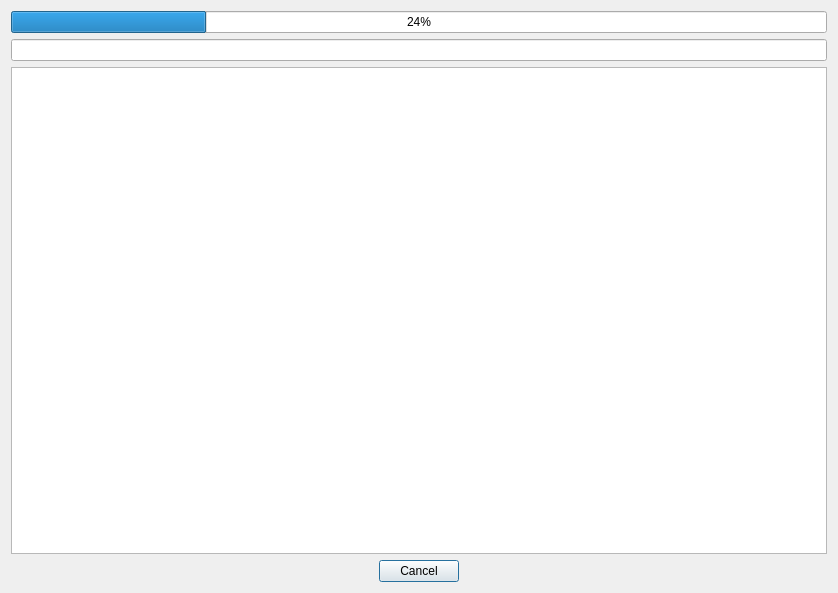
<?xml version="1.0" encoding="UTF-8"?>
<ui version="4.0">
 <class>TestingDialog</class>
 <widget class="QDialog" name="TestingDialog">
  <property name="geometry">
   <rect>
    <x>0</x>
    <y>0</y>
    <width>838</width>
    <height>593</height>
   </rect>
  </property>
  <property name="windowTitle">
   <string>Процесс тестирования</string>
  </property>
  <layout class="QVBoxLayout" name="verticalLayout">
   <item>
    <widget class="QProgressBar" name="test_progres_bar">
     <property name="value">
      <number>24</number>
     </property>
    </widget>
   </item>
   <item>
    <widget class="QLineEdit" name="test_name_line_edit">
     <property name="focusPolicy">
      <enum>Qt::NoFocus</enum>
     </property>
     <property name="alignment">
      <set>Qt::AlignCenter</set>
     </property>
     <property name="readOnly">
      <bool>true</bool>
     </property>
    </widget>
   </item>
   <item>
    <widget class="QPlainTextEdit" name="log_plain_text_edit">
     <property name="readOnly">
      <bool>true</bool>
     </property>
    </widget>
   </item>
   <item>
    <widget class="QDialogButtonBox" name="buttonBox">
     <property name="orientation">
      <enum>Qt::Horizontal</enum>
     </property>
     <property name="standardButtons">
      <set>QDialogButtonBox::Cancel</set>
     </property>
     <property name="centerButtons">
      <bool>true</bool>
     </property>
    </widget>
   </item>
  </layout>
 </widget>
 <tabstops>
  <tabstop>log_plain_text_edit</tabstop>
 </tabstops>
 <resources/>
 <connections>
  <connection>
   <sender>buttonBox</sender>
   <signal>accepted()</signal>
   <receiver>TestingDialog</receiver>
   <slot>accept()</slot>
   <hints>
    <hint type="sourcelabel">
     <x>227</x>
     <y>574</y>
    </hint>
    <hint type="destinationlabel">
     <x>157</x>
     <y>274</y>
    </hint>
   </hints>
  </connection>
  <connection>
   <sender>buttonBox</sender>
   <signal>rejected()</signal>
   <receiver>TestingDialog</receiver>
   <slot>reject()</slot>
   <hints>
    <hint type="sourcelabel">
     <x>295</x>
     <y>580</y>
    </hint>
    <hint type="destinationlabel">
     <x>286</x>
     <y>274</y>
    </hint>
   </hints>
  </connection>
 </connections>
</ui>
